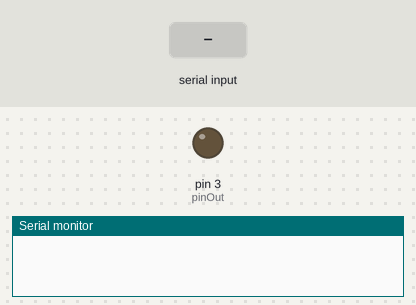
Recording of a sketch running on a simulated Arduino Uno, built with avr-gcc and run on an emulated ATmega328P. Shown: output pins drawn as LEDs (lit = HIGH), the last lines printed to the serial monitor. The test bench sets the inputs (shaded band).

Above: at 1.2 s.
1.3 s: "2" received over Serial
At 2.0 s:
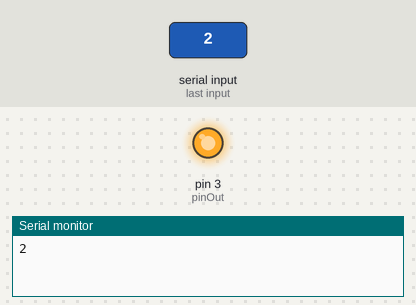
3.0 s: "1" received over Serial
At 4.8 s:
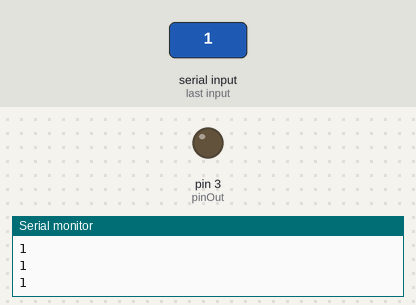
Timing chart, 0 to 6.3 s (numbered marks = the images above; inputs shaded):
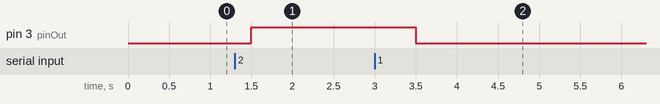

The sketch:

led_panel.ino
```cpp
int pinOut = 3;
char rx_byte = '0';

void setup() {
  Serial.begin(9600);
  pinMode(pinOut, OUTPUT);
  //digitalWrite(pinOut, LOW);
}

void loop() {
  listenForCharacter();
  if (rx_byte == '1'){
    digitalWrite(pinOut, LOW);
   // pinMode(pinOut,INPUT);
    Serial.println('1');
  }else if(rx_byte == '2') {
    //pinMode(pinOut,OUTPUT);
    digitalWrite(pinOut, HIGH);
    Serial.println('2');
  }
  delay(500);
}

void listenForCharacter() {
  if (Serial.available() > 0) {    // is a character available?
    rx_byte = Serial.read();
  }
}
```

Measured:
- after the input at 1.3 s, pin 3 (pinOut): LOW → HIGH after 0.20 s
- after the input at 3.0 s, pin 3 (pinOut): HIGH → LOW after 0.50 s
